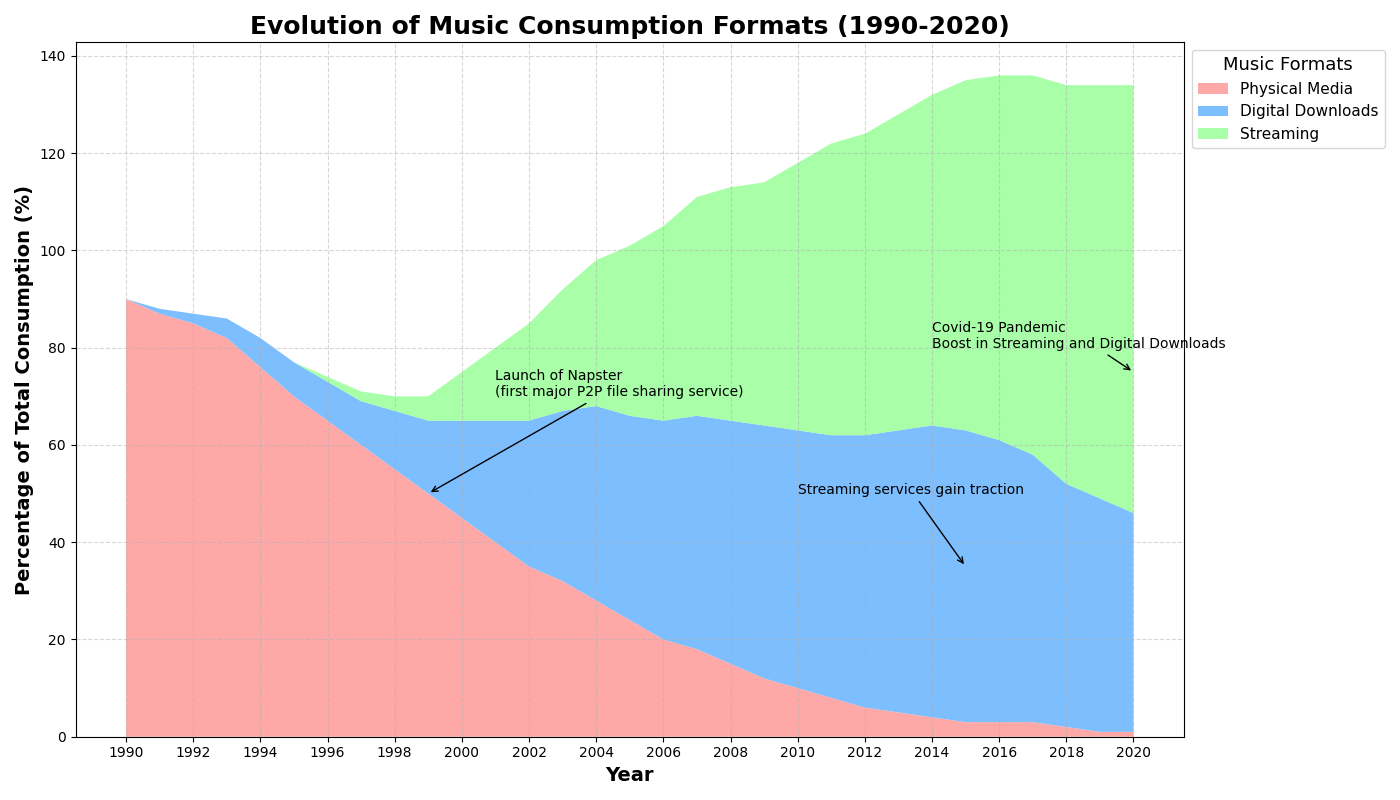

This figure's Python source:
import matplotlib.pyplot as plt
import numpy as np

# Define the years for analysis
years = np.arange(1990, 2021)

# Representing the usage of different music formats over the years (in percentage)
physical_media = np.array([90, 87, 85, 82, 76, 70, 65, 60, 55, 50, 45, 40, 35, 32, 28, 24, 20, 18, 15, 12, 10, 8, 6, 5, 4, 3, 3, 3, 2, 1, 1])
digital_downloads = np.array([0, 1, 2, 4, 6, 7, 8, 9, 12, 15, 20, 25, 30, 35, 40, 42, 45, 48, 50, 52, 53, 54, 56, 58, 60, 60, 58, 55, 50, 48, 45])
streaming = np.array([0, 0, 0, 0, 0, 0, 1, 2, 3, 5, 10, 15, 20, 25, 30, 35, 40, 45, 48, 50, 55, 60, 62, 65, 68, 72, 75, 78, 82, 85, 88])

# Create the stacked area chart
fig, ax = plt.subplots(figsize=(14, 8))

# Colors for different music formats
colors = ['#ff9999', '#66b3ff', '#99ff99']

# Plot the data without 'others'
ax.stackplot(years, physical_media, digital_downloads, streaming, 
             labels=['Physical Media', 'Digital Downloads', 'Streaming'], 
             colors=colors, alpha=0.85)

# Title and labels
ax.set_title("Evolution of Music Consumption Formats (1990-2020)", fontsize=18, fontweight='bold')
ax.set_xlabel("Year", fontsize=14, fontweight='semibold')
ax.set_ylabel("Percentage of Total Consumption (%)", fontsize=14, fontweight='semibold')

# Add grid lines for better readability
ax.grid(linestyle='--', alpha=0.5)

# Customize the legend
ax.legend(loc='upper left', bbox_to_anchor=(1, 1), title='Music Formats', title_fontsize='13', fontsize=11)

# Set x-axis ticks
plt.xticks(years[::2])

# Add annotations for significant milestones and trends
ax.annotate('Launch of Napster\n(first major P2P file sharing service)', 
            xy=(1999, 50), xytext=(2001, 70), 
            arrowprops=dict(facecolor='black', arrowstyle='->'), fontsize=10)
ax.annotate('Streaming services gain traction', 
            xy=(2015, 35), xytext=(2010, 50), 
            arrowprops=dict(facecolor='black', arrowstyle='->'), fontsize=10)
ax.annotate('Covid-19 Pandemic\nBoost in Streaming and Digital Downloads', 
            xy=(2020, 75), xytext=(2014, 80), 
            arrowprops=dict(facecolor='black', arrowstyle='->'), fontsize=10)

# Adjust layout
plt.tight_layout()

# Display the final plot
plt.show()
